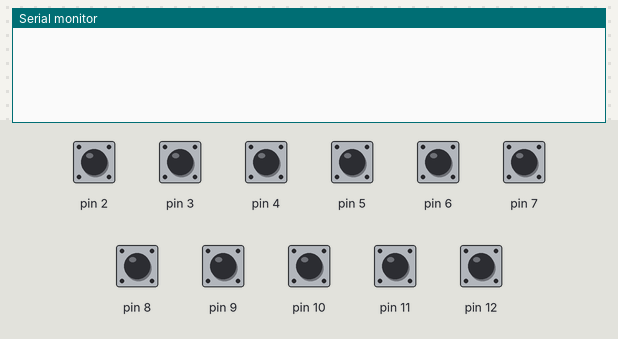
Bench run of a sketch on a simulated Arduino Uno, built with avr-gcc and run on an emulated ATmega328P. On the bench: the last lines printed to the serial monitor. Inputs (shaded band) come from the test bench; at power-on: pin 2–12 HIGH.

Above: at 1.2 s.
1.3 s: pin 2 pulled LOW for 0.15 s
At 2.0 s:
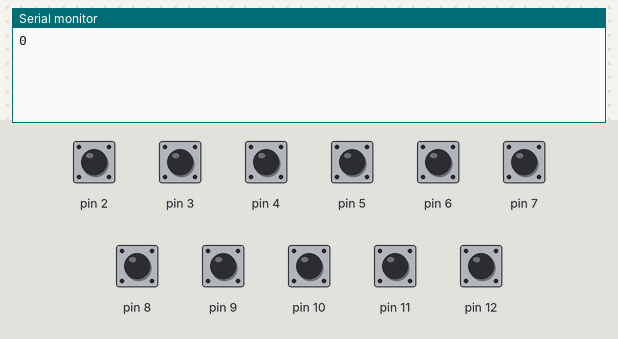
2.9 s: pin 3 pulled LOW for 0.15 s
At 4.1 s:
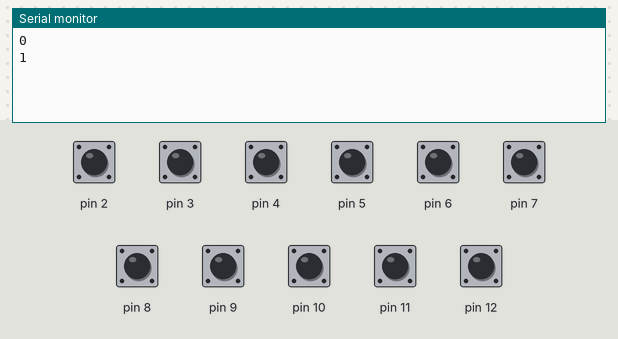
4.5 s: pin 4 pulled LOW for 0.15 s
At 5.6 s:
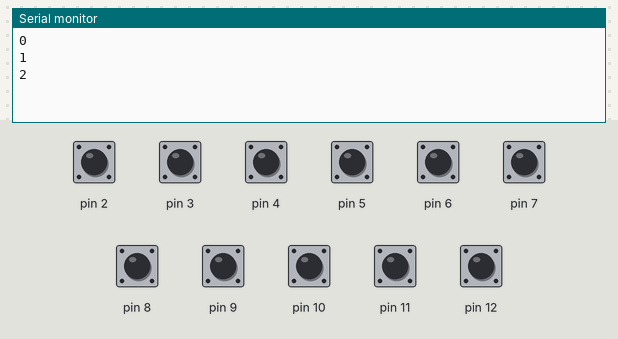
6.1 s: pin 5 pulled LOW for 0.15 s
At 6.8 s:
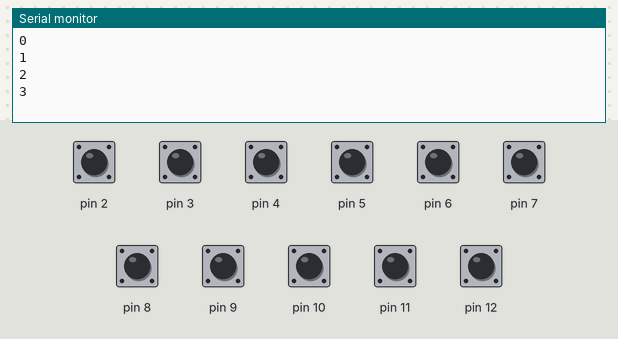
7.7 s: pin 6 pulled LOW for 0.15 s
At 8.1 s:
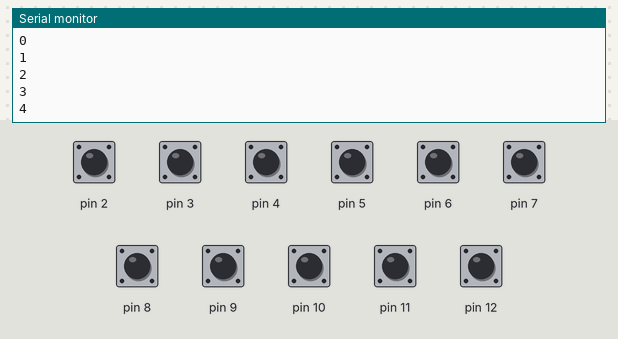
9.3 s: pin 7 pulled LOW for 0.15 s
At 10.4 s:
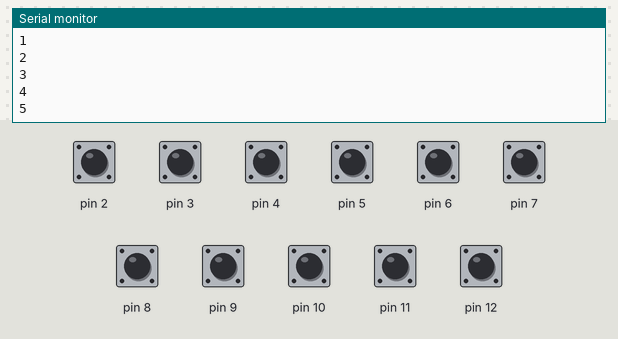
Timing chart, 0 to 11.9 s (numbered marks = the images above; inputs shaded):
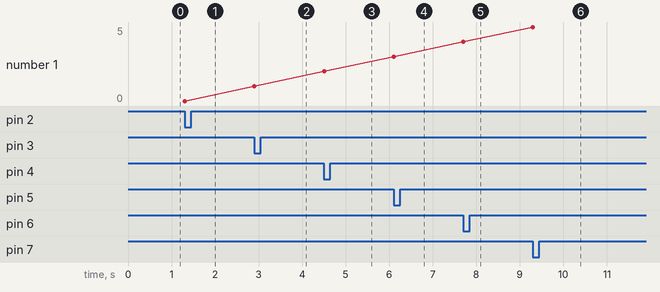

The sketch:

soundbox-arduino.ino
```cpp
#include <Bounce2.h>

const int buttonStart = 2;
const int shiftButton = 10;
const int buttonNumber = 11;
bool buttonsPressed[buttonNumber];
Bounce debouncer[buttonNumber];

void setup() {
   Serial.begin(9600);
   for (int i=0; i<buttonNumber; i++) {
     buttonsPressed[i] = false;
     debouncer[i] = Bounce();
     int buttonPin = i + buttonStart;
     pinMode(buttonPin, INPUT_PULLUP);
     debouncer[i].attach(buttonPin);
     debouncer[i].interval(5);
   }
}

void loop(){
   debouncer[shiftButton].update();
   if (debouncer[shiftButton].read() == LOW){
     if (!buttonsPressed[shiftButton]) {
       buttonsPressed[shiftButton] = true;
     }
   } else {
     buttonsPressed[shiftButton] = false;
   }
   for (int i=0; i<buttonNumber-1; i++) {
     debouncer[i].update();
     if (debouncer[i].read() == LOW){
       if (!buttonsPressed[i]) {
         buttonsPressed[i] = true;
         int value = i;
         if (buttonsPressed[shiftButton]) { value += 10; }
         Serial.println(value);
       }
     } else {
       buttonsPressed[i] = false;
     }
  }
}
```

Measured:
- after the input at 1.3 s, the serial monitor: prints a new line at once (image 1)
- after the input at 2.9 s, the serial monitor: prints a new line at once (image 2)
- after the input at 4.5 s, the serial monitor: prints a new line at once (image 3)
- after the input at 6.1 s, the serial monitor: prints a new line at once (image 4)
- after the input at 7.7 s, the serial monitor: prints a new line at once (image 5)
- after the input at 9.3 s, the serial monitor: prints a new line at once (image 6)
- plotted number 1: 0 → 1 after the input at 2.9 s, 1 → 2 after the input at 4.5 s, 2 → 3 after the input at 6.1 s, 3 → 4 after the input at 7.7 s, 4 → 5 after the input at 9.3 s
